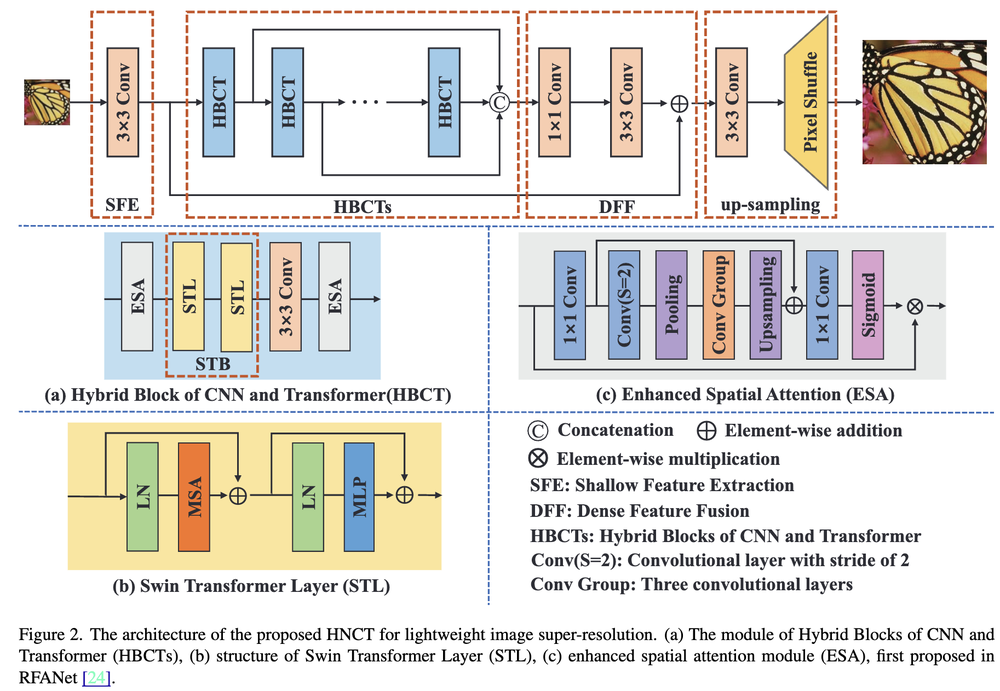
#> input picture Studies/스크린샷 2024-09-25 오후 5.44.19.png, 1000 x 691 px, shrunk from 1826 x 1262 before the run
$ jupyter execute Adjusting_contrast_using_slope.ipynb
#> lines starting #> are read from the running program, lines starting #| are printed output that depends on the picture
[cell 1]
# 영상처리와 수치연산을 위한 라이브러리를 불러옵니다.
import numpy as np
import cv2
from matplotlib import pyplot as plt

[cell 2]
# Colab에서는 로컬 이미지를 직접 불러오기 위해 아래 코드를 사용합니다.
from google.colab import files
uploaded = files.upload()
#> the answer given: 스크린샷 2024-09-25 오후 5.44.19.png

# 파일명을 입력하세요. 예: 'lenna.bmp'
img_filename = list(uploaded.keys())[0]

# 이미지를 그레이스케일로 읽어옵니다.
src = cv2.imread(img_filename, cv2.IMREAD_GRAYSCALE)
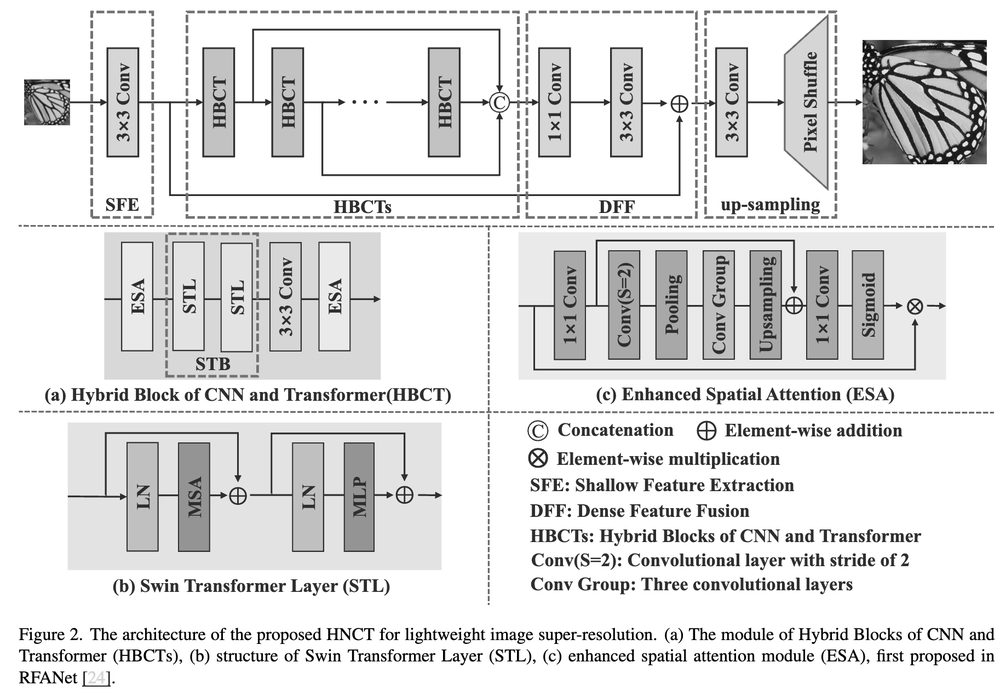
#> src: shape (691, 1000); min 0, max 255, mean 224.1

if src is None:
    print('Image load failed!')
else:
    plt.imshow(src, cmap='gray')
    plt.title('Original Image')
    plt.axis('off')
    plt.show()

[cell 3]
# 명암비(contrast)를 조절하는 코드입니다.
alpha = 1.0 # 기울기(명암비) 계수, 1은 변화 없음

# 명암비 조절 공식 적용
dst = np.clip((1 + alpha) * src - 128 * alpha, 0, 255).astype(np.uint8)
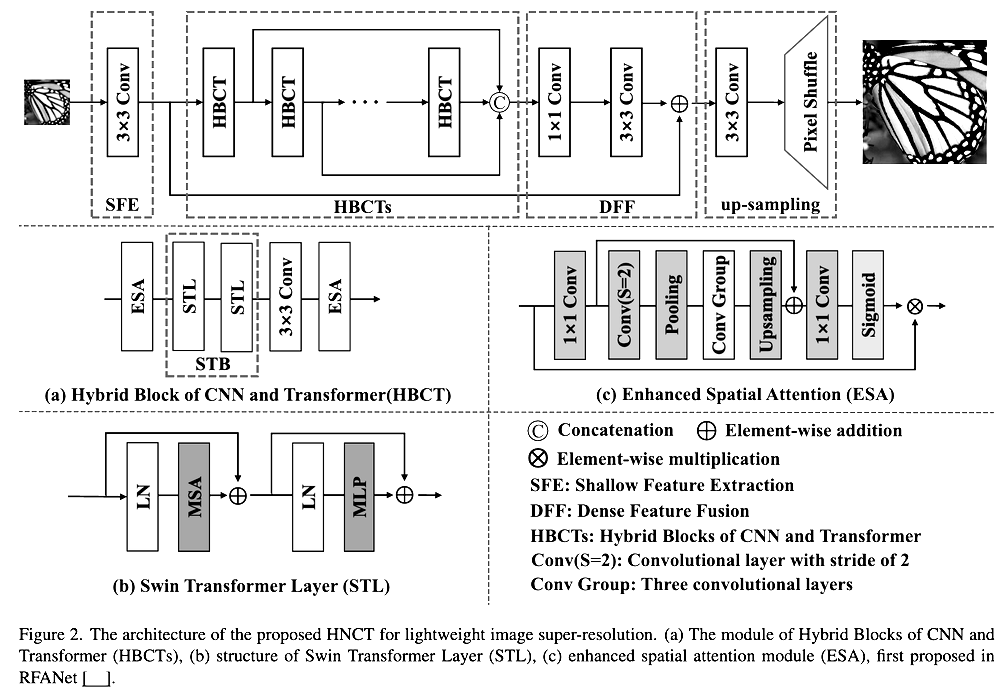
#> dst: shape (691, 1000); min 0, max 255, mean 231.2

$\alpha$는 명암비를 조절하는 계수입니다.

$(1 + \alpha) * src - 128 * \alpha$ 공식으로 명암비를 조정합니다.

np.clip으로 값이 0~255 범위를 벗어나지 않게 하고, astype(np.uint8)로 타입을 맞춥니다.

**명암비(contrast)**는 이미지의 밝고 어두운 정도의 차이를 의미합니다.
명암비를 높이면 밝은 부분은 더 밝게, 어두운 부분은 더 어둡게 됩니다.

(1 + α) × src :

각 픽셀의 값을 (1 + α)배로 늘립니다.
α > 0 이면 → 픽셀 값 변화폭이 커져서 명암비가 증가합니다.
α = 0 이면 → 원본과 동일 (변화 없음)

$- 128 × α$ :

모든 픽셀 값에서 128만큼을 한 번에 빼줍니다.

왜 128일까요?

128은 그레이스케일 이미지의 중간 밝기(0~255의 중간값)입니다.
픽셀 값 확대(명암비 증가)로 인해 이미지가 밝아지는 현상을 막기 위해, 중간값 기준으로 이동하여 이미지의 전체 밝기 평균을 유지하게끔 보정합니다.

[cell 4]
# 원본과 명암비 조절 이미지를 나란히 비교해서 출력합니다.
plt.figure(figsize=(10,4))
plt.subplot(1,2,1)
plt.imshow(src, cmap='gray')
plt.title('Original')
plt.axis('off')

plt.subplot(1,2,2)
plt.imshow(dst, cmap='gray')
plt.title('Contrast Adjusted')
plt.axis('off')

plt.show()
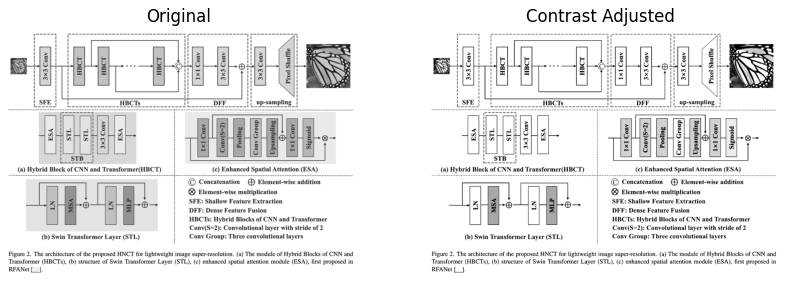
#> figure drawn by matplotlib, 2 panels
